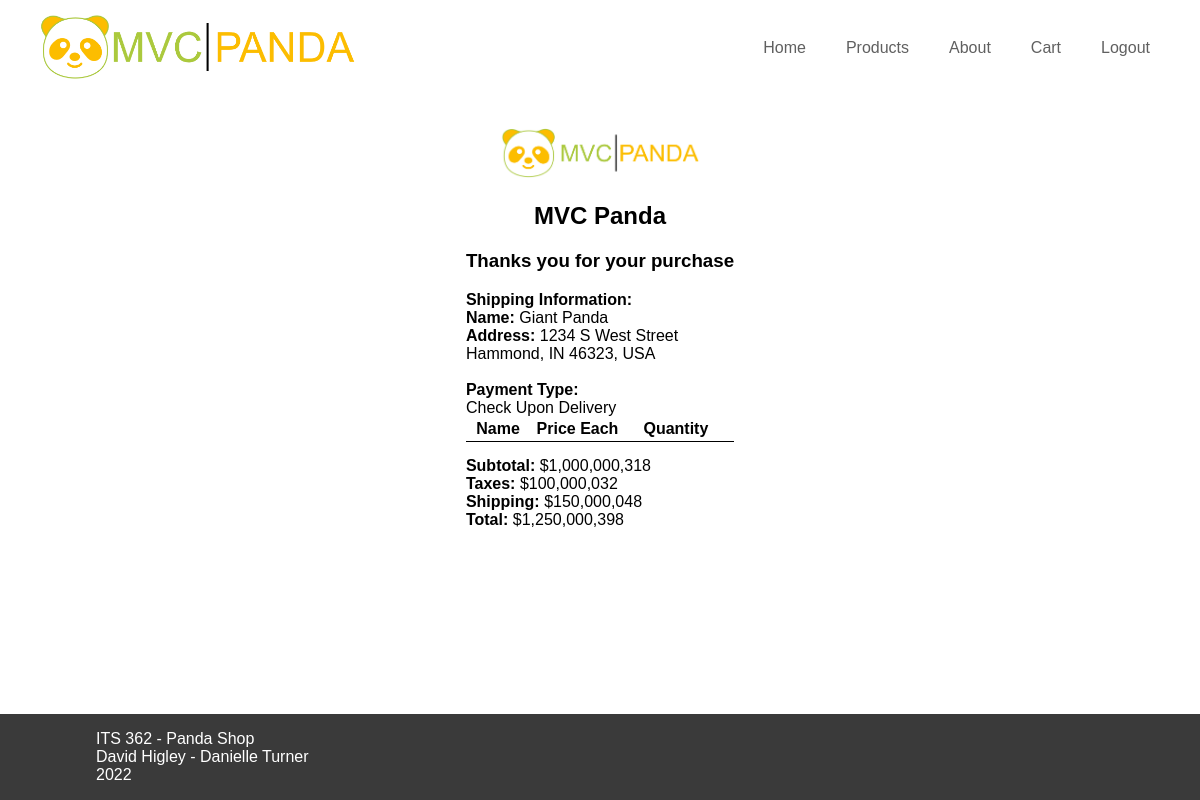
The app's page /receipt.php (signed in) with its own data.
### tables this page shows
CREATE TABLE "orders" (
	"OrderID"	INTEGER NOT NULL UNIQUE,
	"UserID"	INTEGER,
	"Address"	TEXT,
	"City"	TEXT,
	"State"	TEXT,
	"Country"	TEXT,
	"ZipCode"	TEXT,
	"PaymentType"	TEXT,
	"Date"	TEXT,
	"Total"	NUMERIC,
	"ShippingCost"	NUMERIC,
	"Tax"	NUMERIC,
	"Subtotal"	INTEGER,
	"Username"	TEXT,
	PRIMARY KEY("OrderID" AUTOINCREMENT),
	FOREIGN KEY("UserID") REFERENCES "users"("UserID")
);

### receipt.php (called while the page is built, shortened)
<?php
require_once __DIR__. '/model/orders.php';
$order = new Orders();
$orderInformation=$order->getOrderByID($order->getLastOrderID());
require_once __DIR__ . '/view/receipt.php';
?>

### model/database.php (called while the page is built, shortened)
<?php
    function getDatabase() {
        try {
            $db = new PDO("sqlite:" . __DIR__ . "/../panda.db");
        } catch(PDOException $e) {
            handle_error($e->getMessage());
            exit();
        }
        return $db;
    }
?>

### model/Model.php (called while the page is built, shortened)
<?php
require_once(__DIR__ . "/database.php");
abstract class Model {
    static $db = null;
    protected function DB(): PDO {
        return static::$db;
    }
}
?>

### model/orders.php (called while the page is built, shortened)
<?php
require_once(__DIR__ . "/database.php");
require_once(__DIR__ . "/Model.php");
class Orders extends Model {
    public function getLastOrderID()
    {
        $query=$this->DB()->prepare('SELECT OrderID FROM orders ORDER BY OrderID DESC LIMIT 1');
        $query->execute();
        return $query->fetch()['OrderID'];
    }
    public function getOrderByID($id){
        try {
            $query = $this->DB()->prepare('SELECT * FROM orders WHERE OrderID = ?');
            $query->execute(array($id));
            return $query->fetch();
        } catch(PDOException $e) {
            handle_error($e->getMessage());
        }
    }
}
?>

### view/receipt.php (the view, shortened to what this page needs)
<?php require_once __DIR__ . '/partials/header.php'; ?>
<div class="cart-area">
    <div class="cart-card">
        <center>
            <img src="images/logo-square.png" alt="mvc panda logo" style="height: 50px; width:200px">
            <h2> MVC Panda </h2>
            <h3> Thanks you for your purchase </h3>
        </center>
        <div>
            <strong> Shipping Information: </strong><br>
            <strong>Name: </strong> <?php echo $_SESSION['firstName'] ." ". $_SESSION['lastName'];?><br>
            <strong>Address:</strong> <?php echo $orderInformation['Address'];?><br>
            <label><?php echo $orderInformation['City'] . ', ' . $orderInformation['State'] ." ". $orderInformation['ZipCode'] . ', ' . $orderInformation['Country'];?></label><br>
            <br>
            <strong> Payment Type: </strong><br>
            <label><?php echo $orderInformation['PaymentType'];?> </label><br>
        </div>
        <table class="cart-table">
            <thead>
                <tr>
                    <th></th>
                    <th>Name</th>
                    <th>Price Each</th>
                    <th>Quantity</th>
                    <th></th>
                </tr>
            </thead>
        </table>
        <div class="cart-footer">
            <strong>Subtotal:</strong> $<?= number_format($orderInformation['Subtotal']);?>
            <br>
            <strong>Taxes:</strong> $<?= number_format($orderInformation['Tax']);?>
            <br>
            <strong>Shipping:</strong> $<?= number_format($orderInformation['ShippingCost']);?>
            <br>
            <strong>Total:</strong> $<?= number_format($orderInformation['Total']);?>
        </div>
    </div>
</div>
<?php require_once __DIR__ . '/partials/footer.php';?>

### panda.css (style rules this page uses)
* { box-sizing: border-box; }
body { margin: 0px; font-family: sans-serif; }
html, body { height: 100%; }
.cart-area { display: flex; justify-content: center; }
.cart-table { border-collapse: collapse; width: 100%; }
.cart-table td, th { border-bottom: 1px solid #000000; padding: 3px; }
.cart-table th { text-align: left; }
.cart-footer { margin-top: 15px; }

### records on screen
orders: OrderID+Address "1234 S West Street", OrderID+City "Hammond", OrderID+State "IN", OrderID+ZipCode "46323", OrderID+Country "USA", OrderID+PaymentType "Check Upon Delivery", OrderID+Subtotal "1,000,000,318", OrderID+Tax "100,000,032", OrderID+ShippingCost "150,000,048", OrderID+Total "1,250,000,398"

### other values on screen
$_SESSION['firstName'] "Giant"
$_SESSION['lastName'] "Panda"
